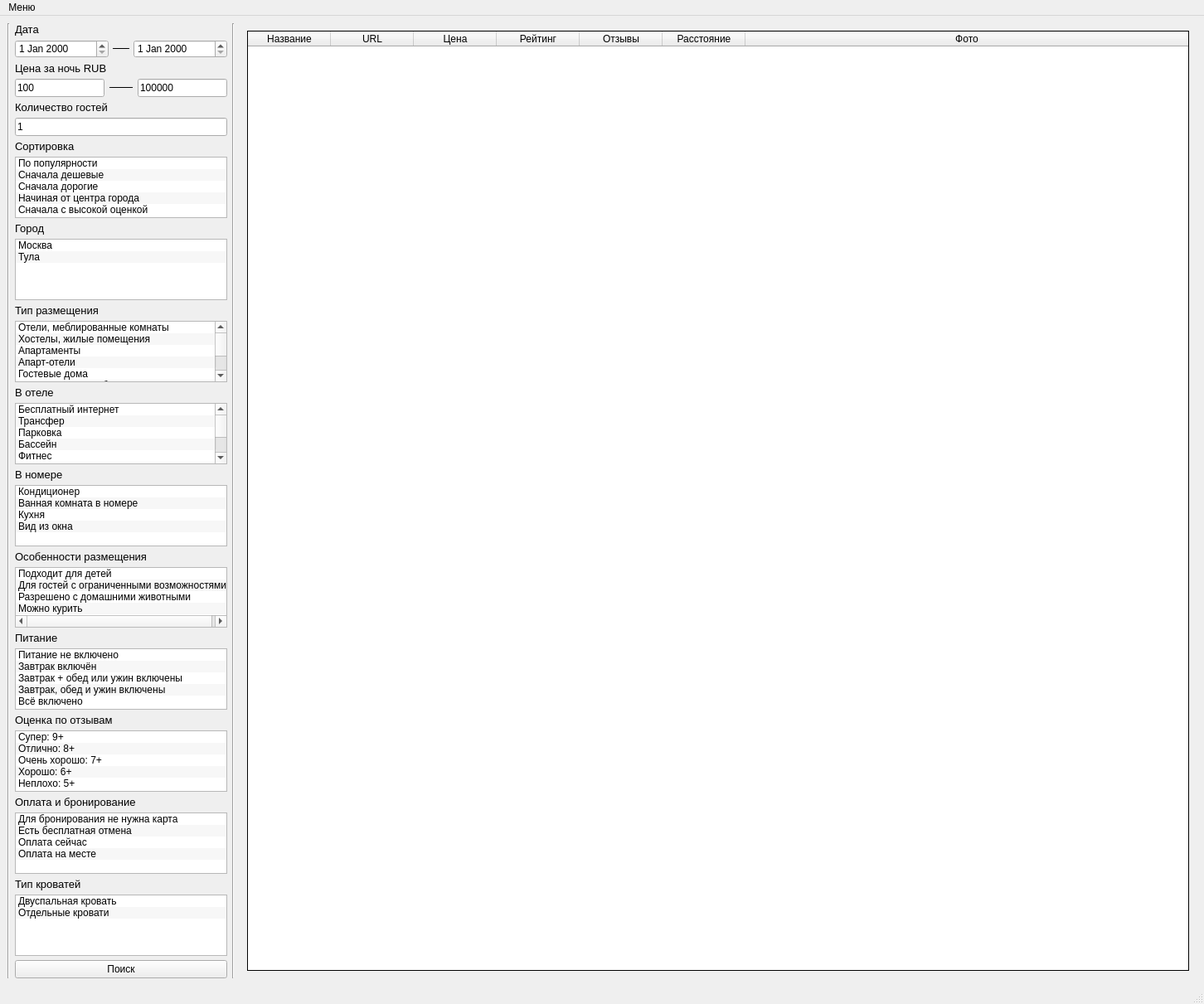
<?xml version="1.0" encoding="UTF-8"?>
<ui version="4.0">
 <class>mainWindow</class>
 <widget class="QMainWindow" name="mainWindow">
  <property name="geometry">
   <rect>
    <x>0</x>
    <y>0</y>
    <width>1452</width>
    <height>1211</height>
   </rect>
  </property>
  <property name="windowTitle">
   <string>Парсер</string>
  </property>
  <property name="styleSheet">
   <string notr="true">gridline-color: qlineargradient(spread:pad, x1:0, y1:0, x2:1, y2:0, stop:0 rgba(0, 0, 0, 255), stop:1 rgba(255, 255, 255, 255));</string>
  </property>
  <widget class="QWidget" name="centralwidget">
   <layout class="QHBoxLayout" name="horizontalLayout_2">
    <item>
     <widget class="Line" name="line_3">
      <property name="orientation">
       <enum>Qt::Vertical</enum>
      </property>
     </widget>
    </item>
    <item>
     <widget class="QWidget" name="groups_search" native="true">
      <layout class="QVBoxLayout" name="verticalLayout_2">
       <property name="spacing">
        <number>5</number>
       </property>
       <property name="leftMargin">
        <number>0</number>
       </property>
       <property name="topMargin">
        <number>0</number>
       </property>
       <property name="rightMargin">
        <number>0</number>
       </property>
       <property name="bottomMargin">
        <number>0</number>
       </property>
       <item>
        <widget class="QLabel" name="label_12">
         <property name="font">
          <font>
           <pointsize>10</pointsize>
          </font>
         </property>
         <property name="text">
          <string>Дата</string>
         </property>
        </widget>
       </item>
       <item>
        <layout class="QHBoxLayout" name="horizontalLayout_5">
         <item>
          <widget class="QDateEdit" name="beginning_day">
           <property name="sizePolicy">
            <sizepolicy hsizetype="Minimum" vsizetype="Fixed">
             <horstretch>0</horstretch>
             <verstretch>0</verstretch>
            </sizepolicy>
           </property>
           <property name="timeSpec">
            <enum>Qt::LocalTime</enum>
           </property>
           <property name="date">
            <date>
             <year>2000</year>
             <month>1</month>
             <day>1</day>
            </date>
           </property>
          </widget>
         </item>
         <item>
          <widget class="Line" name="line_5">
           <property name="sizePolicy">
            <sizepolicy hsizetype="Minimum" vsizetype="Fixed">
             <horstretch>0</horstretch>
             <verstretch>0</verstretch>
            </sizepolicy>
           </property>
           <property name="minimumSize">
            <size>
             <width>0</width>
             <height>0</height>
            </size>
           </property>
           <property name="maximumSize">
            <size>
             <width>20</width>
             <height>16777215</height>
            </size>
           </property>
           <property name="frameShadow">
            <enum>QFrame::Plain</enum>
           </property>
           <property name="lineWidth">
            <number>0</number>
           </property>
           <property name="orientation">
            <enum>Qt::Horizontal</enum>
           </property>
          </widget>
         </item>
         <item>
          <widget class="QDateEdit" name="end_day">
           <property name="sizePolicy">
            <sizepolicy hsizetype="Preferred" vsizetype="Fixed">
             <horstretch>0</horstretch>
             <verstretch>0</verstretch>
            </sizepolicy>
           </property>
          </widget>
         </item>
        </layout>
       </item>
       <item>
        <widget class="QLabel" name="label_9">
         <property name="sizePolicy">
          <sizepolicy hsizetype="Preferred" vsizetype="Preferred">
           <horstretch>0</horstretch>
           <verstretch>0</verstretch>
          </sizepolicy>
         </property>
         <property name="font">
          <font>
           <pointsize>10</pointsize>
          </font>
         </property>
         <property name="text">
          <string>Цена за ночь RUB</string>
         </property>
         <property name="textFormat">
          <enum>Qt::AutoText</enum>
         </property>
         <property name="scaledContents">
          <bool>false</bool>
         </property>
        </widget>
       </item>
       <item>
        <layout class="QHBoxLayout" name="horizontalLayout">
         <property name="spacing">
          <number>6</number>
         </property>
         <item>
          <widget class="QLineEdit" name="min_price">
           <property name="sizePolicy">
            <sizepolicy hsizetype="Fixed" vsizetype="Fixed">
             <horstretch>0</horstretch>
             <verstretch>0</verstretch>
            </sizepolicy>
           </property>
           <property name="text">
            <string>100</string>
           </property>
          </widget>
         </item>
         <item>
          <widget class="Line" name="line">
           <property name="enabled">
            <bool>true</bool>
           </property>
           <property name="sizePolicy">
            <sizepolicy hsizetype="Minimum" vsizetype="Fixed">
             <horstretch>0</horstretch>
             <verstretch>0</verstretch>
            </sizepolicy>
           </property>
           <property name="minimumSize">
            <size>
             <width>20</width>
             <height>0</height>
            </size>
           </property>
           <property name="font">
            <font>
             <pointsize>8</pointsize>
            </font>
           </property>
           <property name="autoFillBackground">
            <bool>false</bool>
           </property>
           <property name="frameShadow">
            <enum>QFrame::Plain</enum>
           </property>
           <property name="lineWidth">
            <number>0</number>
           </property>
           <property name="orientation">
            <enum>Qt::Horizontal</enum>
           </property>
          </widget>
         </item>
         <item>
          <widget class="QLineEdit" name="max_price">
           <property name="sizePolicy">
            <sizepolicy hsizetype="Fixed" vsizetype="Fixed">
             <horstretch>0</horstretch>
             <verstretch>0</verstretch>
            </sizepolicy>
           </property>
           <property name="text">
            <string>100000</string>
           </property>
           <property name="dragEnabled">
            <bool>false</bool>
           </property>
           <property name="readOnly">
            <bool>false</bool>
           </property>
           <property name="clearButtonEnabled">
            <bool>false</bool>
           </property>
          </widget>
         </item>
        </layout>
       </item>
       <item>
        <widget class="QLabel" name="label_11">
         <property name="font">
          <font>
           <pointsize>10</pointsize>
          </font>
         </property>
         <property name="text">
          <string>Количество гостей</string>
         </property>
        </widget>
       </item>
       <item>
        <widget class="QLineEdit" name="guest">
         <property name="sizePolicy">
          <sizepolicy hsizetype="Preferred" vsizetype="Preferred">
           <horstretch>0</horstretch>
           <verstretch>0</verstretch>
          </sizepolicy>
         </property>
         <property name="text">
          <string>1</string>
         </property>
        </widget>
       </item>
       <item>
        <widget class="QLabel" name="label_13">
         <property name="font">
          <font>
           <pointsize>10</pointsize>
          </font>
         </property>
         <property name="text">
          <string>Сортировка</string>
         </property>
        </widget>
       </item>
       <item>
        <widget class="QListWidget" name="sort">
         <property name="sizePolicy">
          <sizepolicy hsizetype="Preferred" vsizetype="Preferred">
           <horstretch>0</horstretch>
           <verstretch>0</verstretch>
          </sizepolicy>
         </property>
         <property name="alternatingRowColors">
          <bool>true</bool>
         </property>
         <item>
          <property name="text">
           <string>По популярности</string>
          </property>
         </item>
         <item>
          <property name="text">
           <string>Сначала дешевые</string>
          </property>
         </item>
         <item>
          <property name="text">
           <string>Сначала дорогие</string>
          </property>
         </item>
         <item>
          <property name="text">
           <string>Начиная от центра города</string>
          </property>
         </item>
         <item>
          <property name="text">
           <string>Сначала с высокой оценкой</string>
          </property>
         </item>
        </widget>
       </item>
       <item>
        <widget class="QLabel" name="label_10">
         <property name="font">
          <font>
           <pointsize>10</pointsize>
          </font>
         </property>
         <property name="text">
          <string>Город</string>
         </property>
        </widget>
       </item>
       <item>
        <widget class="QListWidget" name="city">
         <property name="sizePolicy">
          <sizepolicy hsizetype="Preferred" vsizetype="Preferred">
           <horstretch>0</horstretch>
           <verstretch>0</verstretch>
          </sizepolicy>
         </property>
         <property name="alternatingRowColors">
          <bool>true</bool>
         </property>
         <item>
          <property name="text">
           <string>Москва</string>
          </property>
         </item>
         <item>
          <property name="text">
           <string>Тула</string>
          </property>
         </item>
        </widget>
       </item>
       <item>
        <widget class="QLabel" name="label_8">
         <property name="sizePolicy">
          <sizepolicy hsizetype="Preferred" vsizetype="Preferred">
           <horstretch>0</horstretch>
           <verstretch>0</verstretch>
          </sizepolicy>
         </property>
         <property name="font">
          <font>
           <pointsize>10</pointsize>
          </font>
         </property>
         <property name="lineWidth">
          <number>0</number>
         </property>
         <property name="text">
          <string>Тип размещения</string>
         </property>
        </widget>
       </item>
       <item>
        <widget class="QListWidget" name="type_placement">
         <property name="sizePolicy">
          <sizepolicy hsizetype="Preferred" vsizetype="Preferred">
           <horstretch>0</horstretch>
           <verstretch>0</verstretch>
          </sizepolicy>
         </property>
         <property name="toolTip">
          <string/>
         </property>
         <property name="autoScroll">
          <bool>true</bool>
         </property>
         <property name="tabKeyNavigation">
          <bool>false</bool>
         </property>
         <property name="showDropIndicator" stdset="0">
          <bool>true</bool>
         </property>
         <property name="dragEnabled">
          <bool>false</bool>
         </property>
         <property name="dragDropOverwriteMode">
          <bool>false</bool>
         </property>
         <property name="alternatingRowColors">
          <bool>true</bool>
         </property>
         <property name="selectionMode">
          <enum>QAbstractItemView::MultiSelection</enum>
         </property>
         <property name="viewMode">
          <enum>QListView::ListMode</enum>
         </property>
         <property name="uniformItemSizes">
          <bool>false</bool>
         </property>
         <property name="wordWrap">
          <bool>false</bool>
         </property>
         <property name="selectionRectVisible">
          <bool>false</bool>
         </property>
         <property name="sortingEnabled">
          <bool>false</bool>
         </property>
         <item>
          <property name="text">
           <string>Отели, меблированные комнаты</string>
          </property>
         </item>
         <item>
          <property name="text">
           <string>Хостелы, жилые помещения</string>
          </property>
         </item>
         <item>
          <property name="text">
           <string>Апартаменты</string>
          </property>
         </item>
         <item>
          <property name="text">
           <string>Апарт-отели</string>
          </property>
         </item>
         <item>
          <property name="text">
           <string>Гостевые дома</string>
          </property>
         </item>
         <item>
          <property name="text">
           <string>Коттеджи, виллы, бунгало</string>
          </property>
         </item>
         <item>
          <property name="text">
           <string>Кемпинги</string>
          </property>
         </item>
         <item>
          <property name="text">
           <string>Глэмпинги</string>
          </property>
         </item>
        </widget>
       </item>
       <item>
        <widget class="QLabel" name="label_7">
         <property name="font">
          <font>
           <pointsize>10</pointsize>
          </font>
         </property>
         <property name="text">
          <string>В отеле</string>
         </property>
        </widget>
       </item>
       <item>
        <widget class="QListWidget" name="in_hotel">
         <property name="sizePolicy">
          <sizepolicy hsizetype="Ignored" vsizetype="Expanding">
           <horstretch>0</horstretch>
           <verstretch>0</verstretch>
          </sizepolicy>
         </property>
         <property name="tabKeyNavigation">
          <bool>false</bool>
         </property>
         <property name="showDropIndicator" stdset="0">
          <bool>true</bool>
         </property>
         <property name="dragDropOverwriteMode">
          <bool>false</bool>
         </property>
         <property name="alternatingRowColors">
          <bool>true</bool>
         </property>
         <property name="selectionMode">
          <enum>QAbstractItemView::MultiSelection</enum>
         </property>
         <item>
          <property name="text">
           <string>Бесплатный интернет</string>
          </property>
         </item>
         <item>
          <property name="text">
           <string>Трансфер</string>
          </property>
         </item>
         <item>
          <property name="text">
           <string>Парковка</string>
          </property>
         </item>
         <item>
          <property name="text">
           <string>Бассейн</string>
          </property>
         </item>
         <item>
          <property name="text">
           <string>Фитнес</string>
          </property>
         </item>
         <item>
          <property name="text">
           <string>Бар или ресторан</string>
          </property>
         </item>
         <item>
          <property name="text">
           <string>Конференц-зал</string>
          </property>
         </item>
         <item>
          <property name="text">
           <string>Спа-услуги</string>
          </property>
         </item>
         <item>
          <property name="text">
           <string>Горнолыжный склон рядом</string>
          </property>
         </item>
         <item>
          <property name="text">
           <string>Пляж рядом</string>
          </property>
         </item>
         <item>
          <property name="text">
           <string>Джакузи</string>
          </property>
         </item>
         <item>
          <property name="text">
           <string>Зарядка электромобилей</string>
          </property>
         </item>
        </widget>
       </item>
       <item>
        <widget class="QLabel" name="label_6">
         <property name="font">
          <font>
           <pointsize>10</pointsize>
          </font>
         </property>
         <property name="text">
          <string>В номере</string>
         </property>
        </widget>
       </item>
       <item>
        <widget class="QListWidget" name="in_room">
         <property name="sizePolicy">
          <sizepolicy hsizetype="Ignored" vsizetype="Expanding">
           <horstretch>0</horstretch>
           <verstretch>0</verstretch>
          </sizepolicy>
         </property>
         <property name="cursor" stdset="0">
          <cursorShape>ArrowCursor</cursorShape>
         </property>
         <property name="dragDropOverwriteMode">
          <bool>false</bool>
         </property>
         <property name="alternatingRowColors">
          <bool>true</bool>
         </property>
         <property name="selectionMode">
          <enum>QAbstractItemView::MultiSelection</enum>
         </property>
         <property name="movement">
          <enum>QListView::Static</enum>
         </property>
         <property name="flow">
          <enum>QListView::TopToBottom</enum>
         </property>
         <property name="isWrapping" stdset="0">
          <bool>false</bool>
         </property>
         <property name="wordWrap">
          <bool>false</bool>
         </property>
         <property name="selectionRectVisible">
          <bool>false</bool>
         </property>
         <item>
          <property name="text">
           <string>Кондиционер</string>
          </property>
         </item>
         <item>
          <property name="text">
           <string>Ванная комната в номере</string>
          </property>
         </item>
         <item>
          <property name="text">
           <string>Кухня</string>
          </property>
         </item>
         <item>
          <property name="text">
           <string>Вид из окна</string>
          </property>
         </item>
        </widget>
       </item>
       <item>
        <widget class="QLabel" name="label_5">
         <property name="font">
          <font>
           <pointsize>10</pointsize>
          </font>
         </property>
         <property name="text">
          <string>Особенности размещения</string>
         </property>
        </widget>
       </item>
       <item>
        <widget class="QListWidget" name="features_placement">
         <property name="sizePolicy">
          <sizepolicy hsizetype="Ignored" vsizetype="Expanding">
           <horstretch>0</horstretch>
           <verstretch>0</verstretch>
          </sizepolicy>
         </property>
         <property name="alternatingRowColors">
          <bool>true</bool>
         </property>
         <property name="selectionMode">
          <enum>QAbstractItemView::MultiSelection</enum>
         </property>
         <item>
          <property name="text">
           <string>Подходит для детей</string>
          </property>
         </item>
         <item>
          <property name="text">
           <string>Для гостей с ограниченными возможностями</string>
          </property>
         </item>
         <item>
          <property name="text">
           <string>Разрешено с домашними животными</string>
          </property>
         </item>
         <item>
          <property name="text">
           <string>Можно курить</string>
          </property>
         </item>
        </widget>
       </item>
       <item>
        <widget class="QLabel" name="label_4">
         <property name="sizePolicy">
          <sizepolicy hsizetype="Preferred" vsizetype="Preferred">
           <horstretch>0</horstretch>
           <verstretch>0</verstretch>
          </sizepolicy>
         </property>
         <property name="font">
          <font>
           <pointsize>10</pointsize>
          </font>
         </property>
         <property name="frameShape">
          <enum>QFrame::NoFrame</enum>
         </property>
         <property name="text">
          <string>Питание</string>
         </property>
        </widget>
       </item>
       <item>
        <widget class="QListWidget" name="food">
         <property name="sizePolicy">
          <sizepolicy hsizetype="Ignored" vsizetype="Expanding">
           <horstretch>0</horstretch>
           <verstretch>0</verstretch>
          </sizepolicy>
         </property>
         <property name="alternatingRowColors">
          <bool>true</bool>
         </property>
         <property name="selectionMode">
          <enum>QAbstractItemView::MultiSelection</enum>
         </property>
         <property name="sortingEnabled">
          <bool>false</bool>
         </property>
         <item>
          <property name="text">
           <string>Питание не включено</string>
          </property>
         </item>
         <item>
          <property name="text">
           <string>Завтрак включён</string>
          </property>
         </item>
         <item>
          <property name="text">
           <string>Завтрак + обед или ужин включены</string>
          </property>
         </item>
         <item>
          <property name="text">
           <string>Завтрак, обед и ужин включены</string>
          </property>
         </item>
         <item>
          <property name="text">
           <string>Всё включено</string>
          </property>
         </item>
        </widget>
       </item>
       <item>
        <widget class="QLabel" name="label_3">
         <property name="sizePolicy">
          <sizepolicy hsizetype="Preferred" vsizetype="Preferred">
           <horstretch>0</horstretch>
           <verstretch>0</verstretch>
          </sizepolicy>
         </property>
         <property name="font">
          <font>
           <pointsize>10</pointsize>
          </font>
         </property>
         <property name="frameShadow">
          <enum>QFrame::Raised</enum>
         </property>
         <property name="lineWidth">
          <number>0</number>
         </property>
         <property name="text">
          <string>Оценка по отзывам</string>
         </property>
        </widget>
       </item>
       <item>
        <widget class="QListWidget" name="rating">
         <property name="sizePolicy">
          <sizepolicy hsizetype="Ignored" vsizetype="Expanding">
           <horstretch>0</horstretch>
           <verstretch>0</verstretch>
          </sizepolicy>
         </property>
         <property name="alternatingRowColors">
          <bool>true</bool>
         </property>
         <property name="selectionMode">
          <enum>QAbstractItemView::MultiSelection</enum>
         </property>
         <property name="isWrapping" stdset="0">
          <bool>false</bool>
         </property>
         <property name="uniformItemSizes">
          <bool>false</bool>
         </property>
         <property name="wordWrap">
          <bool>false</bool>
         </property>
         <property name="selectionRectVisible">
          <bool>false</bool>
         </property>
         <property name="sortingEnabled">
          <bool>false</bool>
         </property>
         <item>
          <property name="text">
           <string>Супер: 9+</string>
          </property>
         </item>
         <item>
          <property name="text">
           <string>Отлично: 8+</string>
          </property>
         </item>
         <item>
          <property name="text">
           <string>Очень хорошо: 7+</string>
          </property>
         </item>
         <item>
          <property name="text">
           <string>Хорошо: 6+</string>
          </property>
         </item>
         <item>
          <property name="text">
           <string>Неплохо: 5+</string>
          </property>
         </item>
        </widget>
       </item>
       <item>
        <widget class="QLabel" name="label_2">
         <property name="sizePolicy">
          <sizepolicy hsizetype="Preferred" vsizetype="Preferred">
           <horstretch>0</horstretch>
           <verstretch>0</verstretch>
          </sizepolicy>
         </property>
         <property name="font">
          <font>
           <pointsize>10</pointsize>
          </font>
         </property>
         <property name="text">
          <string>Оплата и бронирование</string>
         </property>
        </widget>
       </item>
       <item>
        <widget class="QListWidget" name="payment_booking">
         <property name="sizePolicy">
          <sizepolicy hsizetype="Ignored" vsizetype="Expanding">
           <horstretch>0</horstretch>
           <verstretch>0</verstretch>
          </sizepolicy>
         </property>
         <property name="alternatingRowColors">
          <bool>true</bool>
         </property>
         <property name="selectionMode">
          <enum>QAbstractItemView::MultiSelection</enum>
         </property>
         <item>
          <property name="text">
           <string>Для бронирования не нужна карта</string>
          </property>
         </item>
         <item>
          <property name="text">
           <string>Есть бесплатная отмена</string>
          </property>
         </item>
         <item>
          <property name="text">
           <string>Оплата сейчас</string>
          </property>
         </item>
         <item>
          <property name="text">
           <string>Оплата на месте</string>
          </property>
         </item>
        </widget>
       </item>
       <item>
        <widget class="QLabel" name="label">
         <property name="sizePolicy">
          <sizepolicy hsizetype="Preferred" vsizetype="Preferred">
           <horstretch>0</horstretch>
           <verstretch>0</verstretch>
          </sizepolicy>
         </property>
         <property name="font">
          <font>
           <pointsize>10</pointsize>
          </font>
         </property>
         <property name="layoutDirection">
          <enum>Qt::LeftToRight</enum>
         </property>
         <property name="text">
          <string>Тип кроватей</string>
         </property>
         <property name="textFormat">
          <enum>Qt::AutoText</enum>
         </property>
         <property name="alignment">
          <set>Qt::AlignLeading|Qt::AlignLeft|Qt::AlignVCenter</set>
         </property>
        </widget>
       </item>
       <item>
        <widget class="QListWidget" name="bedding">
         <property name="sizePolicy">
          <sizepolicy hsizetype="Ignored" vsizetype="Expanding">
           <horstretch>0</horstretch>
           <verstretch>0</verstretch>
          </sizepolicy>
         </property>
         <property name="alternatingRowColors">
          <bool>true</bool>
         </property>
         <property name="selectionMode">
          <enum>QAbstractItemView::MultiSelection</enum>
         </property>
         <item>
          <property name="text">
           <string>Двуспальная кровать</string>
          </property>
         </item>
         <item>
          <property name="text">
           <string>Отдельные кровати</string>
          </property>
         </item>
        </widget>
       </item>
       <item>
        <widget class="QPushButton" name="search">
         <property name="sizePolicy">
          <sizepolicy hsizetype="Ignored" vsizetype="Fixed">
           <horstretch>0</horstretch>
           <verstretch>0</verstretch>
          </sizepolicy>
         </property>
         <property name="text">
          <string>Поиск</string>
         </property>
        </widget>
       </item>
      </layout>
     </widget>
    </item>
    <item>
     <layout class="QVBoxLayout" name="verticalLayout">
      <property name="spacing">
       <number>0</number>
      </property>
      <property name="sizeConstraint">
       <enum>QLayout::SetDefaultConstraint</enum>
      </property>
      <property name="rightMargin">
       <number>0</number>
      </property>
      <property name="bottomMargin">
       <number>0</number>
      </property>
     </layout>
    </item>
    <item>
     <widget class="Line" name="line_2">
      <property name="orientation">
       <enum>Qt::Vertical</enum>
      </property>
     </widget>
    </item>
    <item>
     <widget class="QWidget" name="table_data_parsing" native="true">
      <layout class="QHBoxLayout" name="horizontalLayout_3">
       <item>
        <widget class="QTableWidget" name="parsing_data">
         <property name="enabled">
          <bool>true</bool>
         </property>
         <property name="tabletTracking">
          <bool>false</bool>
         </property>
         <property name="acceptDrops">
          <bool>false</bool>
         </property>
         <property name="toolTipDuration">
          <number>-1</number>
         </property>
         <property name="layoutDirection">
          <enum>Qt::LeftToRight</enum>
         </property>
         <property name="autoFillBackground">
          <bool>false</bool>
         </property>
         <property name="frameShape">
          <enum>QFrame::Box</enum>
         </property>
         <property name="frameShadow">
          <enum>QFrame::Plain</enum>
         </property>
         <property name="lineWidth">
          <number>1</number>
         </property>
         <property name="autoScroll">
          <bool>true</bool>
         </property>
         <property name="editTriggers">
          <set>QAbstractItemView::AnyKeyPressed|QAbstractItemView::DoubleClicked|QAbstractItemView::EditKeyPressed</set>
         </property>
         <property name="tabKeyNavigation">
          <bool>true</bool>
         </property>
         <property name="showDropIndicator" stdset="0">
          <bool>true</bool>
         </property>
         <property name="dragEnabled">
          <bool>false</bool>
         </property>
         <property name="dragDropOverwriteMode">
          <bool>true</bool>
         </property>
         <property name="defaultDropAction">
          <enum>Qt::IgnoreAction</enum>
         </property>
         <property name="showGrid">
          <bool>true</bool>
         </property>
         <property name="gridStyle">
          <enum>Qt::SolidLine</enum>
         </property>
         <property name="sortingEnabled">
          <bool>false</bool>
         </property>
         <property name="wordWrap">
          <bool>true</bool>
         </property>
         <property name="cornerButtonEnabled">
          <bool>true</bool>
         </property>
         <attribute name="horizontalHeaderVisible">
          <bool>true</bool>
         </attribute>
         <attribute name="horizontalHeaderCascadingSectionResizes">
          <bool>false</bool>
         </attribute>
         <attribute name="horizontalHeaderDefaultSectionSize">
          <number>100</number>
         </attribute>
         <attribute name="horizontalHeaderHighlightSections">
          <bool>true</bool>
         </attribute>
         <attribute name="horizontalHeaderShowSortIndicator" stdset="0">
          <bool>false</bool>
         </attribute>
         <attribute name="horizontalHeaderStretchLastSection">
          <bool>true</bool>
         </attribute>
         <attribute name="verticalHeaderVisible">
          <bool>false</bool>
         </attribute>
         <attribute name="verticalHeaderCascadingSectionResizes">
          <bool>false</bool>
         </attribute>
         <attribute name="verticalHeaderHighlightSections">
          <bool>true</bool>
         </attribute>
         <attribute name="verticalHeaderShowSortIndicator" stdset="0">
          <bool>false</bool>
         </attribute>
         <attribute name="verticalHeaderStretchLastSection">
          <bool>false</bool>
         </attribute>
         <column>
          <property name="text">
           <string>Название</string>
          </property>
         </column>
         <column>
          <property name="text">
           <string>URL</string>
          </property>
         </column>
         <column>
          <property name="text">
           <string>Цена</string>
          </property>
         </column>
         <column>
          <property name="text">
           <string>Рейтинг</string>
          </property>
         </column>
         <column>
          <property name="text">
           <string>Отзывы</string>
          </property>
         </column>
         <column>
          <property name="text">
           <string>Расстояние</string>
          </property>
         </column>
         <column>
          <property name="text">
           <string>Фото</string>
          </property>
         </column>
        </widget>
       </item>
      </layout>
     </widget>
    </item>
   </layout>
  </widget>
  <widget class="QMenuBar" name="menubar">
   <property name="geometry">
    <rect>
     <x>0</x>
     <y>0</y>
     <width>1452</width>
     <height>21</height>
    </rect>
   </property>
   <widget class="QMenu" name="menu">
    <property name="title">
     <string>Меню</string>
    </property>
    <widget class="QMenu" name="save">
     <property name="title">
      <string>Сохранить</string>
     </property>
     <addaction name="CSV"/>
     <addaction name="Excel"/>
    </widget>
    <addaction name="save"/>
   </widget>
   <addaction name="menu"/>
  </widget>
  <widget class="QStatusBar" name="statusbar"/>
  <action name="SQL">
   <property name="text">
    <string>SQL</string>
   </property>
   <property name="statusTip">
    <string/>
   </property>
  </action>
  <action name="CSV">
   <property name="text">
    <string>CSV</string>
   </property>
  </action>
  <action name="Excel">
   <property name="text">
    <string>Excel</string>
   </property>
  </action>
 </widget>
 <resources/>
 <connections/>
</ui>
